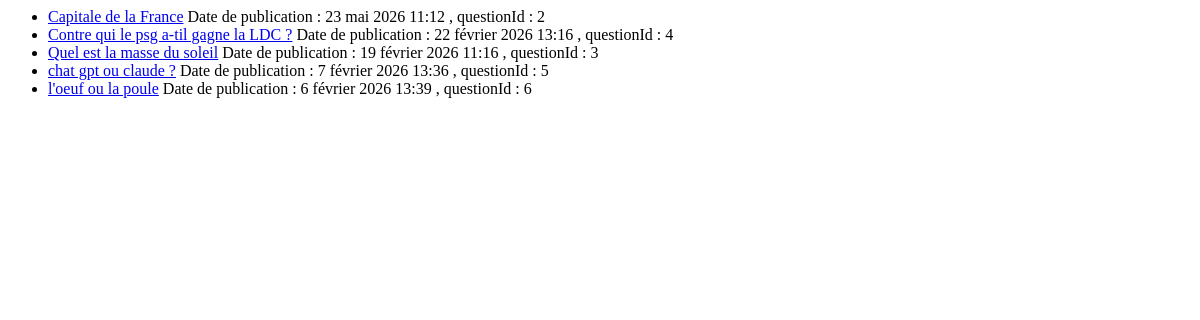
/polls/all/, run on an earlier commit of the app's database.
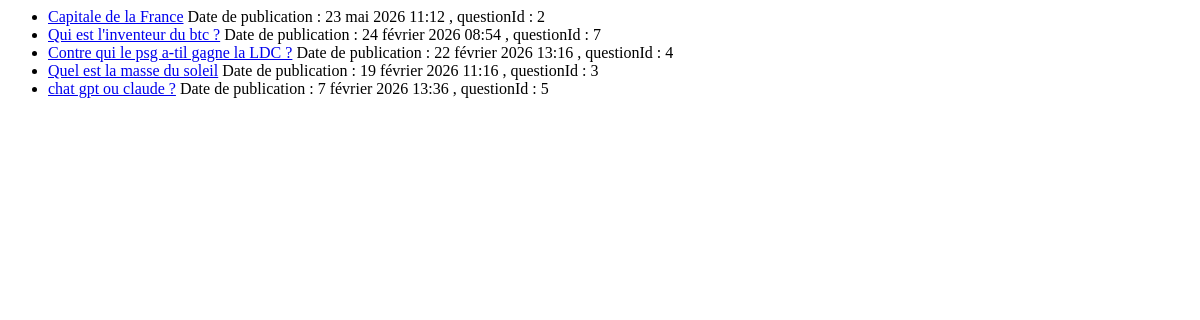
And on a later commit of the database.
### polls/models.py (models this page shows, shortened)
class Question(models.Model):
    question_text = models.CharField(max_length=200)
    pub_date = models.DateTimeField("date published")

### polls/views.py (the view)
# urls.py: path("all/", views.AllView.as_view(), name="all"),
class AllView(generic.ListView):
    template_name = "polls/all.html"
    context_object_name = "latest_question_list"
    def get_queryset(self):
        return Question.objects.order_by("-pub_date")[:5]

### polls/templates/polls/all.html
{% if latest_question_list %}
    <ul>
    {% for question in latest_question_list %}
        <li><a href="{% url 'polls:frequency' question.id %}">{{ question.question_text }}</a><span> Date de publication : {{question.pub_date}} , questionId : {{question.id}}</span></li>
    {% endfor %}
    </ul>
{% else %}
    <p>No polls are available.</p>
{% endif %}

What changed in the data, as far as the page shows it:
no longer on this page (row unchanged): Question: question_text "l'oeuf ou la poule", pub_date "6 février 2026 13:39", id "6"
added Question: question_text "Qui est l'inventeur du btc ?", pub_date "24 février 2026 08:54", id "7"
